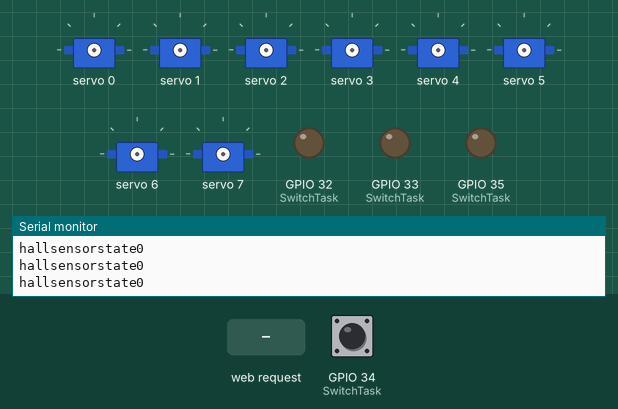
A sketch run on a simulated ESP32. Parts: 8 × servo, output pins drawn as LEDs (lit = HIGH), the last lines printed to the serial monitor. Inputs (shaded band) come from the test bench; at power-on: GPIO 34 (SwitchTask) LOW.

Above: at 1.2 s.
1.3 s: GPIO 34 (SwitchTask) pulled HIGH for 0.15 s
At 1.44 s:
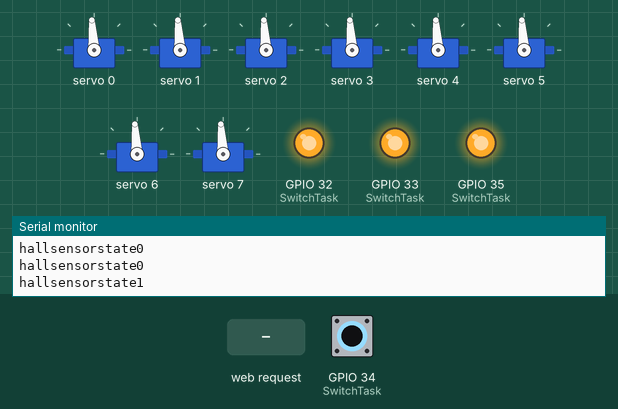
3.0 s: HTTP request GET /setPOS received
4.5 s: HTTP request GET /setSER1?SERstate1=4 received
At 5.4 s:
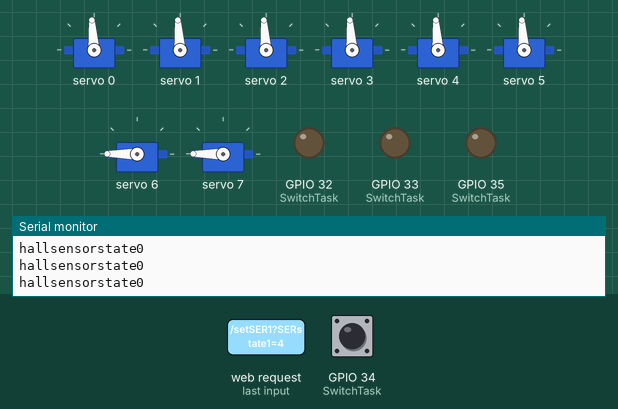
7.5 s: GPIO 34 (SwitchTask) pulled HIGH for 3.2 s
At 11.3 s:
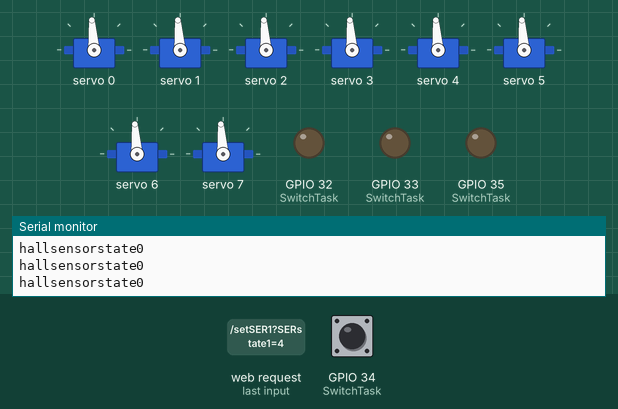
Timing chart, 0 to 12.8 s (numbered marks = the images above; inputs shaded):
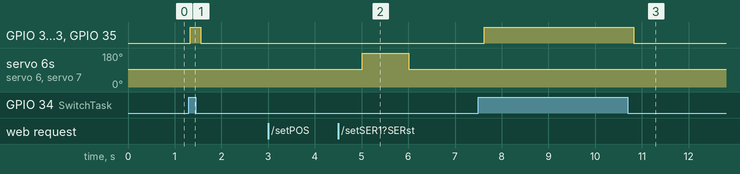

The sketch:

Esp32webdoublecore.ino
```cpp
#include <WiFi.h>
#include <WebServer.h>
#include <Adafruit_PWMServoDriver.h>
#include <Wire.h>
#include <TaskScheduler.h>
#include <Ticker.h>
#include "PageIndex.h"
// Define Servo PWM Driver
Adafruit_PWMServoDriver pwm = Adafruit_PWMServoDriver();
#define SERVO_FREQ 50

// Define Wi-Fi parameters
const char* ssid = "ESPServo"; // Your SSID
const char* password = "12345678"; // Wi-Fi Password

WebServer server(80); // Create an instance of the web server

// Define your servo positions
int pos = 310;
int ver = 310;
int hallsensorver = 0;

String SERstate1 = "OFF";

// Ticker for WiFi Timeout
Ticker wifiTimeout;

// Core 0 functions
void setupWiFi()
{
  // Initialize PWM Servo Driver
  pwm.begin();
  pwm.setPWMFreq(SERVO_FREQ);

  // Configure Wi-Fi access point
  WiFi.softAP(ssid, password);

  // Get IP address of the access point
  //192.168.4.1
  IPAddress myIP = WiFi.softAPIP();
  Serial.print("AP IP address: ");
  Serial.println(myIP);
}

void WiFiTask(void* pvParameters)
{
  while (1)
  {
    server.handleClient();
    vTaskDelay(10); // Delay to allow other tasks to run
  }
}

// Core 1 functions
void SwitchTask(void* pvParameters)
{
  int hallsensor = 0;

  pinMode(34, INPUT);
  pinMode(35, OUTPUT);
  pinMode(32, OUTPUT);
  pinMode(33, OUTPUT);

  while (1)
  {
    hallsensor = digitalRead(34);
    vTaskDelay(10);
    if (hallsensor != hallsensorver)
    {
      stopMotors();// Do something when the hall sensor state changes
      hallsensorver = hallsensor;
    }
    // Your switch task logic here
    Serial.print("hallsensorstate");
    Serial.println(hallsensor);

    // S pole is high
    if (hallsensor == 1)
    {
      digitalWrite(35, HIGH);
      digitalWrite(32, HIGH);
      digitalWrite(33, HIGH);
    }
    else
    {
      digitalWrite(35, LOW);
      digitalWrite(32, LOW);
      digitalWrite(33, LOW);
    }
    vTaskDelay(100); // Delay for the switch task
  }
}


void setup()
{
  Serial.begin(115200);

  setupWiFi();

  // Serve the web page
  server.on("/", HTTP_GET, handleRoot);
  server.on("/setPOS", HTTP_GET, handleServo);
  server.on("/setSER1", HTTP_GET, controlServo);
  server.on("/readSER1", HTTP_GET, statusSER);
  server.begin();

  xTaskCreatePinnedToCore(WiFiTask, "WiFi Task", 8192, NULL, 1, NULL, 0);
  xTaskCreatePinnedToCore(SwitchTask, "Switch Task", 8192, NULL, 1, NULL, 1);

  wifiTimeout.attach(3.0, wifiTimeoutCallback); // Call wifiTimeoutCallback after 3 seconds of inactivity
}

void loop()
{
  // Empty loop
}

void handleRoot()
{
  String s = MAIN_page; // Read HTML contents
  server.send(200, "text/html", s); // Send web page
}

void handleServo()
{
  String POS = server.arg("servoPOS");
  pos = POS.toInt();
  if (ver != pos)
  {
    ver = pos;
  }
  delay(15);
  Serial.print("Servo Angle:");
  Serial.println(pos);
  server.send(200, "text/plain", "");
}

void controlServo()
{
  String t_state = server.arg("SERstate1");
  Serial.println(t_state);
  Serial.println(pos);

  if (t_state == "1") {
    SERstate1 = pos;
    stopMotors();
  }
  else if (t_state == "2") {
    SERstate1 = pos;
    stopMotors();
    delay(500);
    forwardMotors(pos);
  }
  else if (t_state == "3") {
    SERstate1 = pos;
    stopMotors();
    delay(500);
    downwardMotors(pos);
  }
  else if (t_state == "4") {
    SERstate1 = pos;
    stopMotors();
    delay(500);
    cwRotation(pos);
  }
  else if (t_state == "5") {
    SERstate1 = pos;
    stopMotors();
    ccwRotation(pos);
  }
  else if (t_state == "6") {
    SERstate1 = pos;
    stopMotors();
    delay(500);
    testMode();
  }
  else if (t_state == "7") {
    SERstate1 = pos;
    stopMotors();
    delay(500);
    task1(pos);
  }
  else
  {
    SERstate1 = "OFF";
  }
  server.send(200, "text/plain", SERstate1);
}

void statusSER()
{
  server.send(200, "text/plain", SERstate1);
}

void wifiTimeoutCallback()
{
  stopMotors(); // Execute this function if no WiFi commands are received in 3 seconds
}
```

PageIndex.h
```cpp
const char MAIN_page[] PROGMEM = R"=====(

<!DOCTYPE html>
<html>
  <head>
    <meta name="viewport" content="width=device-width, initial-scale=1">
    <style>
      html {
        font-family: Arial;
        display: inline-block;
        margin: 0px auto;
        text-align: center;
      }

      .slidecontainer {
        width: 100%;
      }

      .slider {
        -webkit-appearance: none;
        width: 50%;
        height: 15px;
        border-radius: 5px;
        background: rgb(102, 230, 17);
        outline: none;
        opacity: 0.5;
        -webkit-transition: .2s;
        transition: opacity .2s;
      }

      .slider:hover {
        opacity: 2;

      }

      .slider::-webkit-slider-thumb {
        -webkit-appearance: none;
        appearance: none;
        width: 25px;
        height: 25px;
        border-radius: 50%;
        background: rgb(26, 182, 202);
        cursor: pointer;
      }

      .slider::-moz-range-thumb {
        width: 25px;
        height: 25px;
        border-radius: 50%;
        background: #4CAF50;
        cursor: pointer;
      }

         /* Style the botton start stop */
   .btn{
   /* position: relative;
    border-radius: 15px 15px 15px 15px;
    width: 8%;
    height: 25px;
    border: none;
    outline: none;
    cursor: pointer;
    background: #fa1cb7;
    color: rgb(255, 255, 255);
    */
     background-color: #fa1cb7;
  color: white;
  padding: 14px 25px;
  text-align: center;
  text-decoration: none;
  display: inline-block;
   }

   a:link, a:visited {
  background-color: #f44336;
  color: white;
  padding: 14px 25px;
  text-align: center;
  text-decoration: none;
  display: inline-block;
}

a:hover, a:active {
  background-color: red;
}

        /* Style the footer */
   footer {
      background-color: rgb(43, 57, 255);
      padding: 8px;
      text-align: center;
      color: rgb(0, 255, 21);
      font-family: Comic Sans MS;
   }

    </style>
  </head>

  <body>
    <h1>ESP8266 NodeMCU Web Server Controlled Servo Motor</h1>
    <br><br>
    <div class="slidecontainer">
      <input type="range" min="220" max="400" value="310" class="slider" id="myRange">
      <p>PWM signal: <span id="demo"></span></p>
       <br><br>
      <label> Stop </label>
       <button type="button" onclick="sendData2(1)" class="btn">Stop</button>
        <br><br>
        <label> Forward </label>
        <button type="button" onclick="sendData2(2)" class="btn">Forward</button>
         <br><br>
        <label> Downward </label>
        <button type="button" onclick="sendData2(3)" class="btn">Downward</button>
        <br><br>
        <label> CW Rotation </label>
        <button type="button" onclick="sendData2(4)" class="btn">CW Rotation</button>
        <br><br>
        <label> CCW Rotation </label>
        <button type="button" onclick="sendData2(5)" class="btn">CCW Rotation</button>
        <br><br>
        <label> Test mode </label>
        <button type="button" onclick="sendData2(6)" class="btn">Testmode</button>
        <br><br>
        <label> Task1 </label>
        <button type="button" onclick="sendData2(7)" class="btn">Task1</button>

      <label><span id="isiStatusSER1"></span></label>

    </div>

    <script>
      function sendData(pos) {
        var xhttp = new XMLHttpRequest();
        xhttp.onreadystatechange = function() {
          if (this.readyState == 4 && this.status == 200) {
            console.log(this.responseText);
          }
        };
        xhttp.open("GET", "setPOS?servoPOS="+pos, true);
        xhttp.send();
      }
        /* fungsi send data on/off */
        function sendData2(StatusSer1) {
        var xhttp = new XMLHttpRequest();
        xhttp.onreadystatechange = function() {
          if (this.readyState == 4 && this.status == 200) {
            document.getElementById("SERstate1").innerHTML = this.responseText;
          }
        };

        xhttp.open("GET", "setSER1?;SERstate1=" + StatusSer1, true);
        xhttp.send();
        }

    /* fungsi read data on/off */
        function getDataSER1() {
        var xhttp = new XMLHttpRequest();
        xhttp.onreadystatechange = function() {
          if (this.readyState == 4 && this.status == 200) {
            document.getElementById("isiStatusSER1").innerHTML = this.responseText;
          }
        };
        xhttp.open("put", "readSER1", true);
        xhttp.send();
        }
      var slider = document.getElementById("myRange");
      var output = document.getElementById("demo");
      output.innerHTML = slider.value;
      slider.oninput = function() {
        output.innerHTML = this.value;
        sendData(output.innerHTML);
      }

    </script>
     <br><br><br><br>


  </body>

</html>
)=====";
```

task.ino
```cpp
void forwardMotors(double val) {
  for (int i = 4; i <= 7; i++) {
    pwm.setPWM(i, 0, val);
  }
}

void downwardMotors(int val) {
  for (int i = 0; i <= 3; i++) {
    pwm.setPWM(i, 0, val);
  }
}

void cwRotation(double val) {
  for (int i = 4; i <= 5; i++) {
    pwm.setPWM(i, 0, val);
  }
  for (int i = 6; i <= 7; i++) {
    pwm.setPWM(i, 0, 620 - val);
  }
}

void ccwRotation(double val) {
  for (int i = 4; i <= 5; i++) {
    pwm.setPWM(i, 0, 620 - val);
  }
  for (int i = 6; i <= 7; i++) {
    pwm.setPWM(i, 0, val);
  }
}

void stopMotors() {
  int val = 310;
  for (int i = 0; i <= 7; i++) {
    pwm.setPWM(i, 0, val);
  }
}

void task1(double val) {
  downwardMotors(330);
  forwardMotors(val);
  delay(3000);
  stopMotors();
}

void testMode() {
  int val = 330;
  for (int i = 0; i <= 7; i++) {
    pwm.setPWM(i, 0, val);
  }
  delay(2000);
  val = 310;
  for (int i = 0; i <= 7; i++) {
    pwm.setPWM(i, 0, val);
  }
  delay(1000);
  val = 290;
  for (int i = 0; i <= 7; i++) {
    pwm.setPWM(i, 0, val);
  }
}
```

Measured:
- after the input at 1.3 s, GPIO 32 (SwitchTask), GPIO 33 (SwitchTask), GPIO 35 (SwitchTask): LOW → HIGH at once, → LOW 0.23 s later
- after the input at 4.5 s, servo 6, servo 7: 94° → 180° after 0.51 s, → 94° 0.99 s later
- after the input at 7.5 s, GPIO 32 (SwitchTask), GPIO 33 (SwitchTask), GPIO 35 (SwitchTask): LOW → HIGH after 0.12 s, → LOW 3.2 s later
